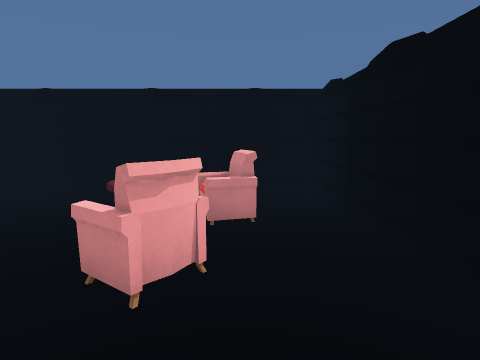
view 1 (above)

24 first-person views from a walk through a Unity game level. The camera is 1.5 m above the floor, tilts 8° down and sees 75° across. Doors are open. The floor is counted in squares, 1 m on a side. Each view is taken from the middle of a square. On the plan, view 1 faces up. The plan holds only what a view shows up to about 15 squares ahead; the rest is blank. The player is left out. Surface patterns are stand-ins for the level's own textures.

view 2
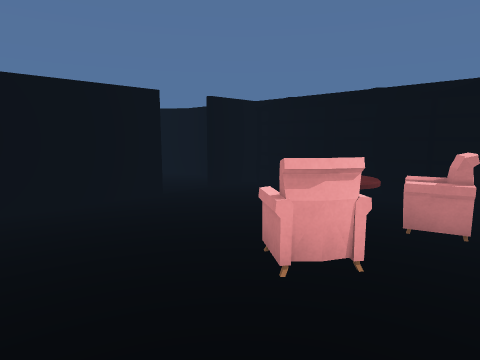

view 3
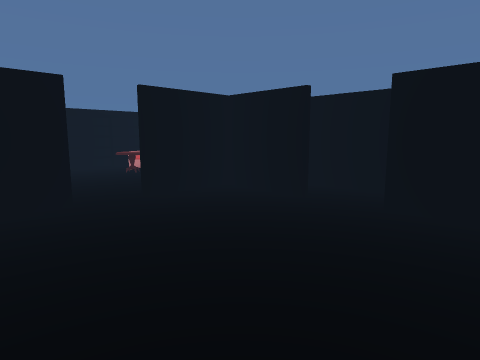

view 4
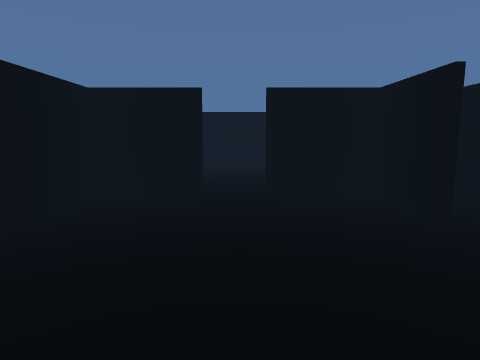

view 5
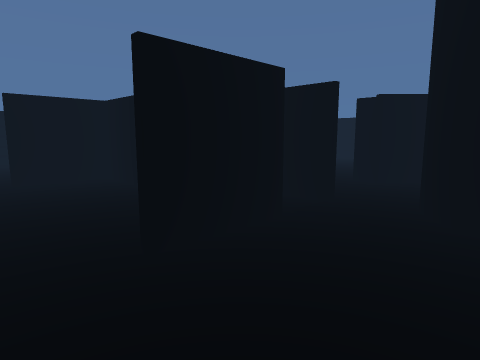

view 6
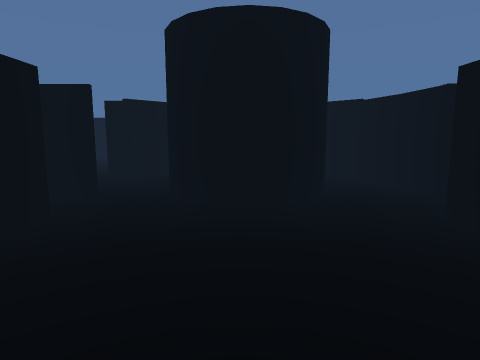

view 7
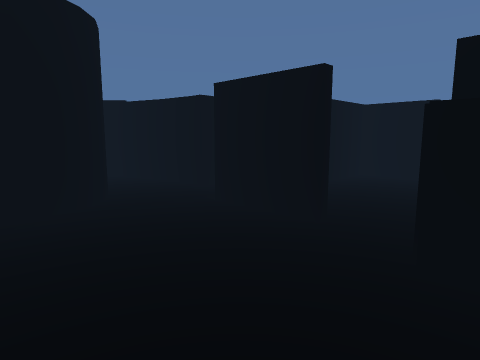

view 8
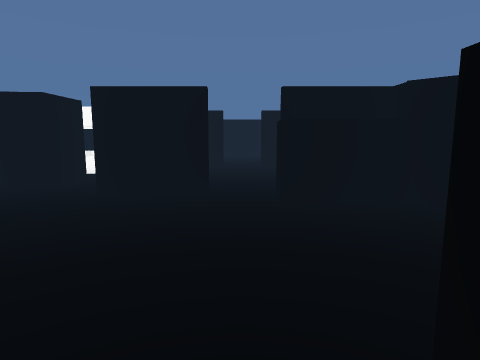

view 9
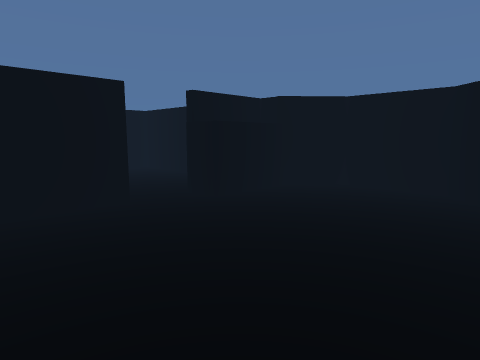

view 10
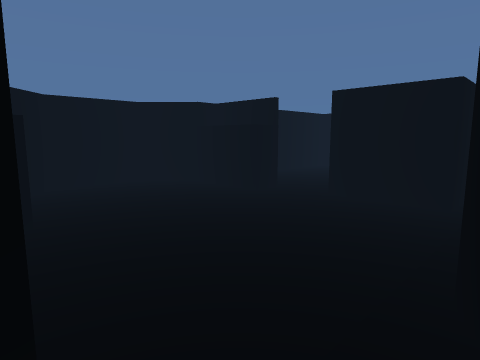

view 11
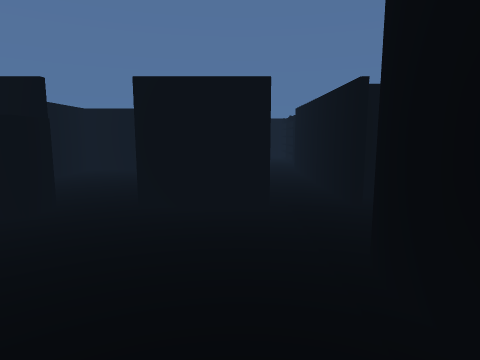

view 12
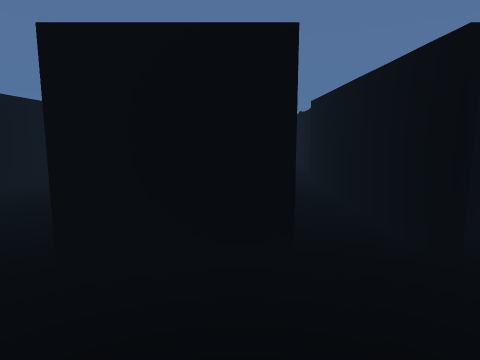

view 13
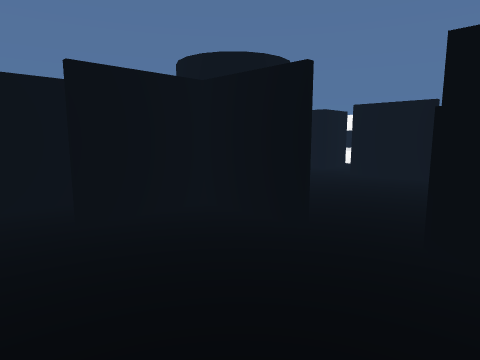

view 14
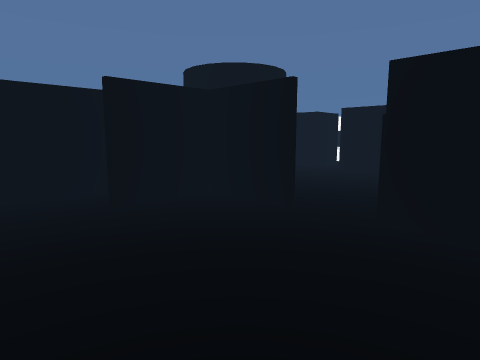

view 15
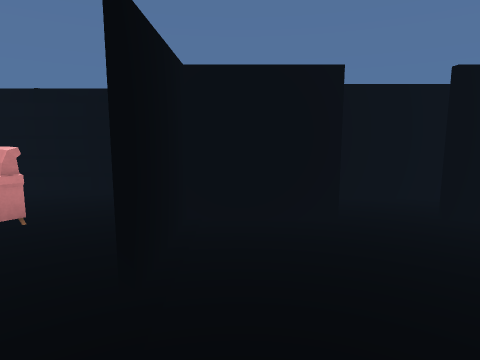

view 16
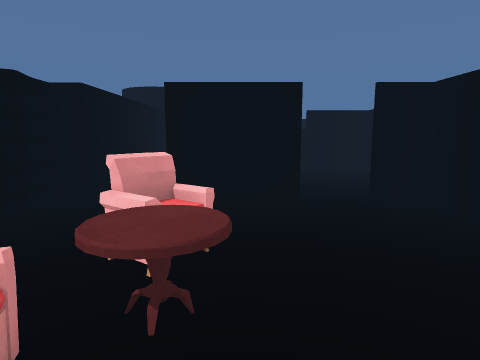

view 17
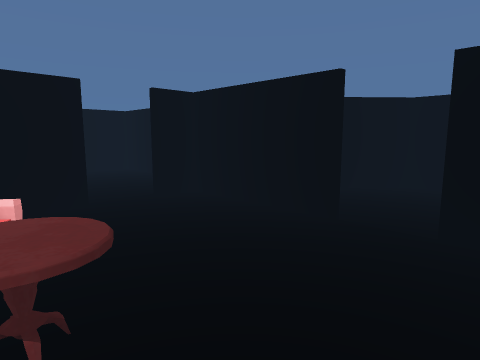

view 18
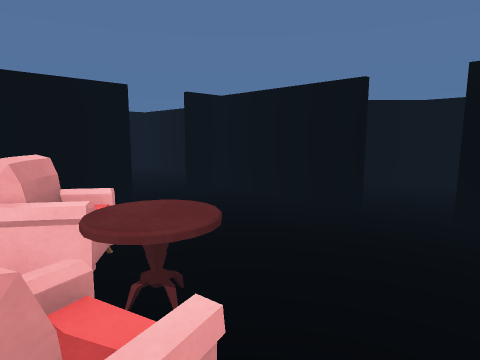

view 19
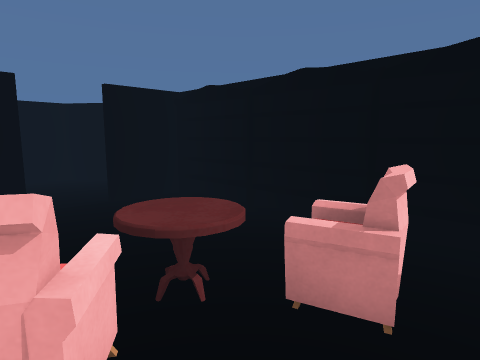

view 20
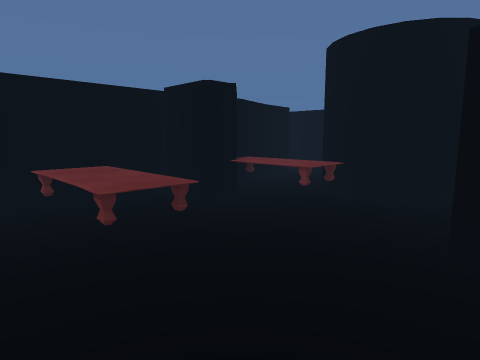

view 21
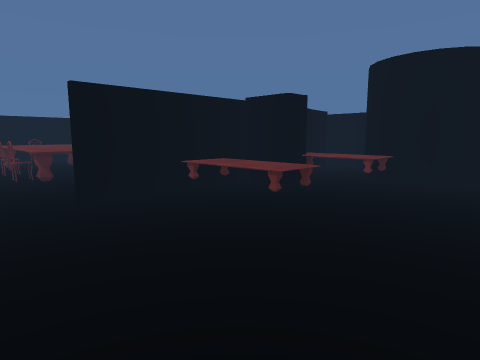

view 22
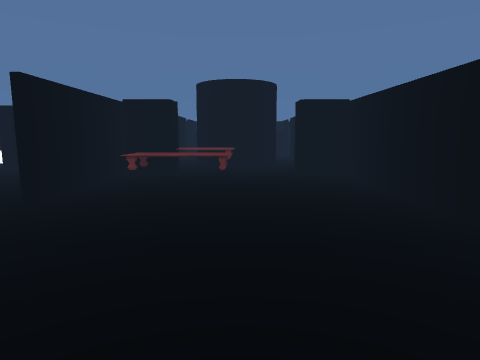

view 23
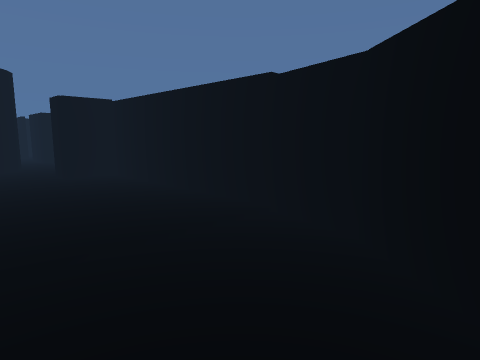

view 24
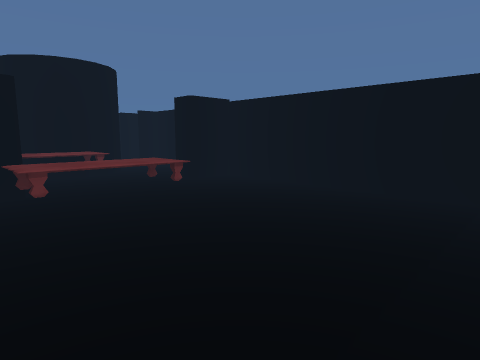

### Floor plan
Points are (right, up) in squares from view 1. A wall is a line through its corners. A room is listed if a view was taken in it or the views show most of it. See-through windows are left out.
Room 1 (views 1, 2, 16, 17, 18, 19)
walls: (-3.4, 0.1) (-0.4, 0.1); (-6.2, 4.4) (-6.2, 0.1) (-4.9, 0.1); (-6.2, 8) (-6.2, 5.9); (1.4, -2.4) (1.4, 0.1) (2, 0.1)
ways out: opening at (-4, 0) to room 2; opening at (1, -2) to room 5; opening at (-6, 5)
objects: bookshelf (-4, 8); table (-2, 5) to (-1, 5); bookshelf (-2, 8); chair (-1, 3) to (-1, 4); chair (-1, 5) to (0, 6); bookshelf (0, 8) to (1, 8); bookshelf (2, 1) to (2, 2); bookshelf (2, 4); bookshelf (2, 6)
Room 2 (views 3, 4, 8, 13, 14, 15)
walls: (-3.2, -7.3) (-0.5, -7.3) (-0.5, -4.6); (-0.5, -2.9) (-0.5, -0.1) (-3.4, -0.1); (-4.9, -0.1) (-7.8, -0.1) (-7.8, -7.3) (-4.9, -7.3) (-4.9, -8.4)
ways out: opening at (-4, 0) to room 1; opening at (-4, -8) to room 3; open door at (-0.3, -3.3) to room 5
Room 3 (views 5, 6, 7, 9, 10, 11, 12)
walls: (0.4, -11.2) (0.5, -10.5); (1.9, -13.2) (1.3, -12.9) (0.8, -12.4) (0.5, -11.8) (0.3, -10.9) (0.8, -10) (1.3, -9.5) (1.9, -9.2); (-0.5, -15.2) (-0.5, -17); (-3.2, -14.8) (-0.4, -14.8); (1.4, -7.6) (1.4, -5.6); (4.1, -12.4) (3.7, -12.9); (-4.9, -8.4) (-7.8, -8.4) (-9.2, -9.8) (-9.2, -12.6) (-7.8, -13.9) (-4.9, -13.9) (-4.9, -15); (3, -15.6) (5.2, -15) (6.7, -13.5) (7.6, -13.5); (-0.5, -6.1) (-0.5, -7.5) (-3.2, -7.5); (1.4, -17.9) (1.4, -15.8) (3.2, -15.6)
ways out: opening at (-4, -8) to room 2; opening at (2, -8) to room 4; opening at (6, -13) to room 4; opening at (0, -6) to room 5; opening at (-4, -15); opening at (0.5, -16.5)
objects: other object (6, -14) to (7, -11)
Room 4 (views 20, 21, 22, 23, 24)
walls: (15.1, -7.1) (7.6, -7.1) (7.6, -8.8) (6.8, -8.8); (7.6, -13.5) (7.6, -15.2) (12.8, -15.2); (17.7, -8.1) (17, -7.6) (15, -7.1); (6.1, -8.3) (4.9, -7.1) (4.9, -6.4); (3.1, -9.2) (3.7, -9.5) (4.1, -10) (4.4, -10.5) (4.5, -11.2) (4.4, -11.8) (4.1, -12.4); (3.4, -6.6) (1.9, -6.6)
ways out: opening at (2, -8) to room 3; opening at (6, -13) to room 3; opening at (13.5, -15.5); open door at (5, -6)
objects: other object (10, -14) to (11, -11)
Room 5 (no view inside)
walls: (1.4, -5.6) (1.4, -2.4)
ways out: opening at (1, -2) to room 1; open door at (-0.3, -3.3) to room 2; opening at (0, -6) to room 3

Positions as (right, up) in squares from view 1, and headings:
1: (0, 0), facing up
2: (1, 0), facing up-left
3: (-7, -7), facing up-right
4: (-4, -8), facing up
5: (-5, -11), facing up-right
6: (-6, -11), facing right
7: (-6, -10), facing down-right
8: (-4, -7), facing down
9: (0, -8), facing down-left
10: (1, -15), facing up-left
11: (-1, -14), facing up
12: (-1, -11), facing up
13: (-6, -3), facing down-right
14: (-7, -2), facing down-right
15: (-6, -1), facing right
16: (-2, 7), facing down
17: (-1, 7), facing down-left
18: (0, 7), facing down-left
19: (1, 3), facing up-left
20: (12, -8), facing down-left
21: (15, -8), facing down-left
22: (19, -11), facing left
23: (19, -12), facing up-left
24: (16, -15), facing up-left
